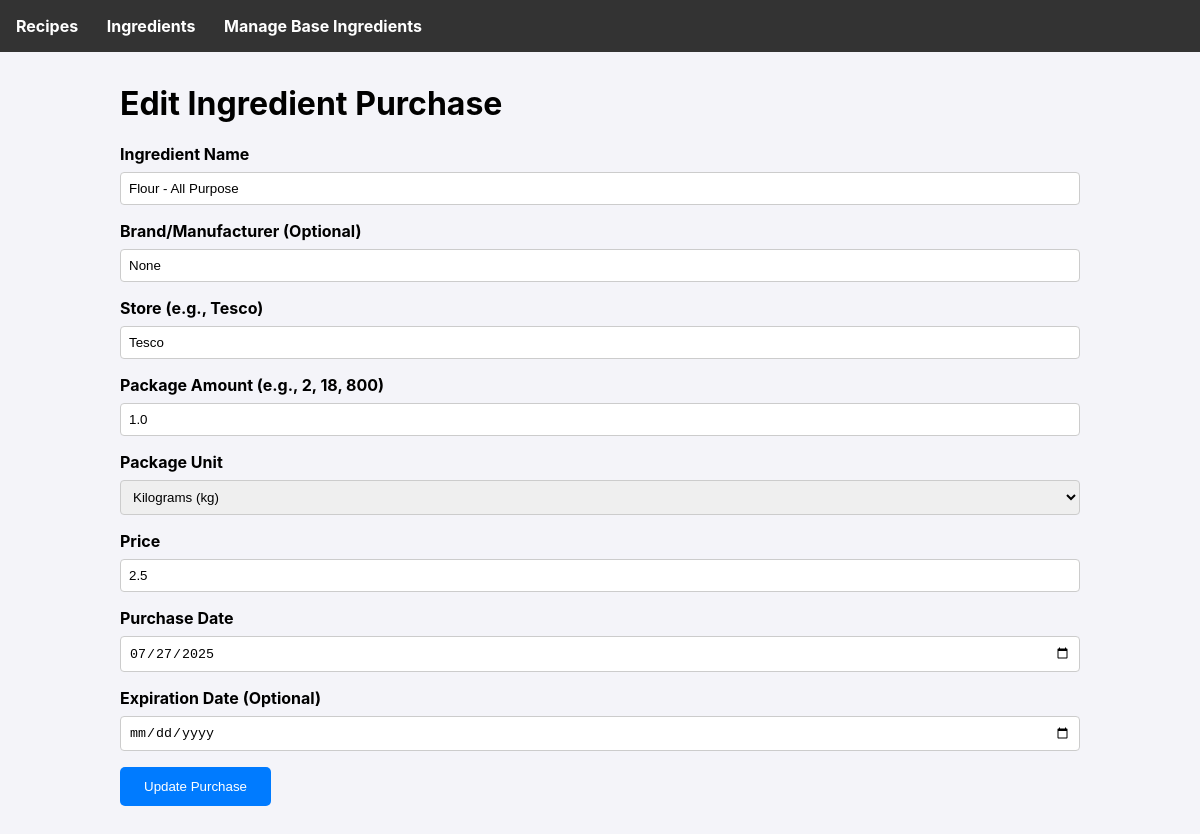
The app's page /ingredient/edit/2, older data.
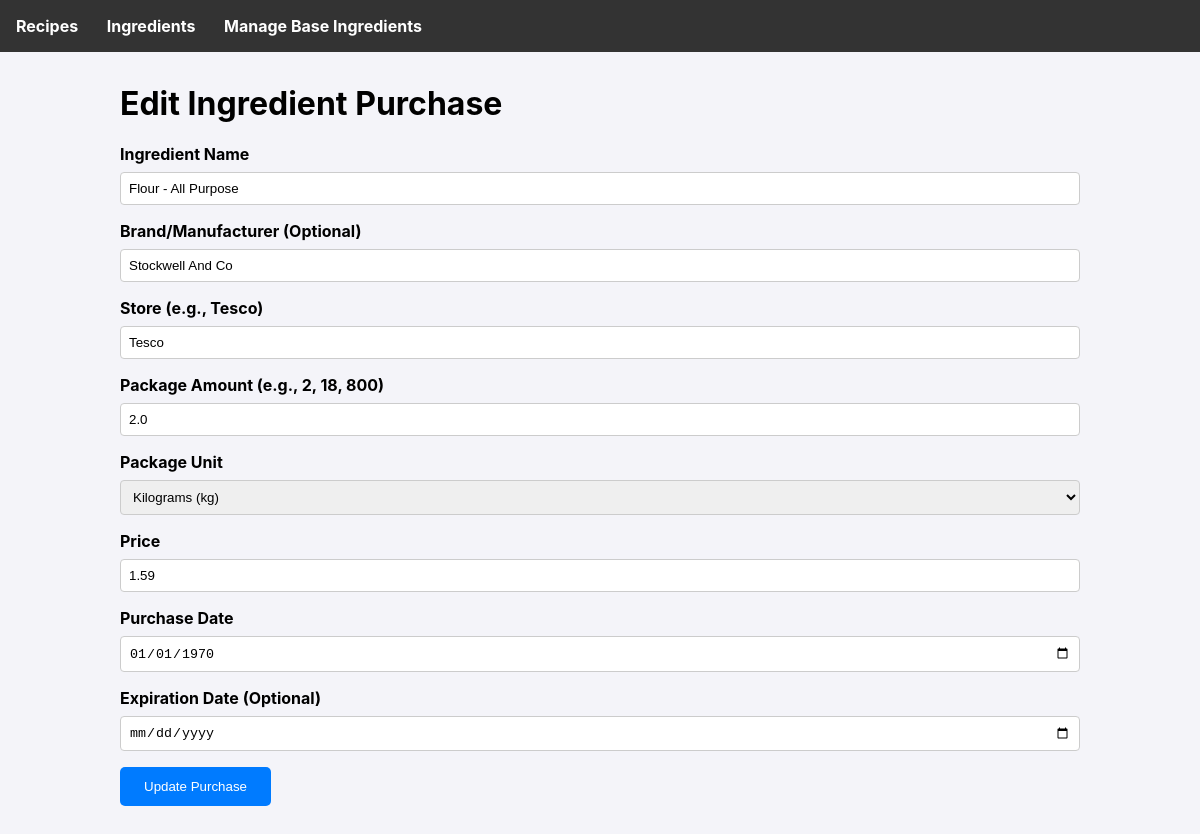
The same page, newer data.
### tables this page shows
CREATE TABLE ingredient_purchases (
        id INTEGER PRIMARY KEY AUTOINCREMENT,
        ingredient_id INTEGER NOT NULL,
        store TEXT,
        package_amount REAL NOT NULL,
        package_unit TEXT NOT NULL,
        price REAL NOT NULL,
        purchase_date TEXT NOT NULL,
        expiry_date TEXT, brand TEXT,
        FOREIGN KEY (ingredient_id) REFERENCES ingredients (id)
    );

### app.py (the view, shortened to what this page needs)
@app.route('/ingredient/edit/<int:purchase_id>', methods=('GET', 'POST'))
def edit_ingredient(purchase_id):
    db = get_db()
    purchase = db.execute('''
        SELECT ip.id, ip.brand, ip.store, ip.package_amount, ip.package_unit, ip.price, ip.purchase_date, ip.expiry_date, i.name
        FROM ingredient_purchases ip
        JOIN ingredients i ON ip.ingredient_id = i.id
        WHERE ip.id = ?
    ''', (purchase_id,)).fetchone()
    if purchase is None:
        flash('Ingredient purchase not found.', 'error')
        return redirect(url_for('list_ingredients'))
    return render_template('ingredient_form.html', purchase=purchase, units=UNITS)

### app.py (called while the page is built)
def get_db():
    if 'db' not in g:
        g.db = sqlite3.connect(DATABASE)
        g.db.row_factory = sqlite3.Row
    return g.db

### templates/ingredient_form.html (shortened to what this page needs)
{% extends 'base.html' %}
{% block content %}
    <h1>{% if purchase %}Edit Ingredient Purchase{% else %}Add New Ingredient Purchase{% endif %}</h1>
    <form method="post">
        <label for="name">Ingredient Name</label>
        {% if purchase %}
            <input type="text" name="name" id="name" value="{{ purchase.name }}" required>
        {% endif %}
        <label for="brand">Brand/Manufacturer (Optional)</label>
        <input type="text" name="brand" id="brand" value="{{ purchase.brand if purchase else '' }}">
        <label for="store">Store (e.g., Tesco)</label>
        <input type="text" name="store" id="store" value="{{ purchase.store if purchase else '' }}" required>
        <label for="package_amount">Package Amount (e.g., 2, 18, 800)</label>
        <input type="number" step="any" name="package_amount" id="package_amount" value="{{ purchase.package_amount if purchase else '' }}" required>
        <label for="package_unit">Package Unit</label>
        <select name="package_unit" id="package_unit" required>
            {% for abbr, full_name, dimension in units %}
                <option value="{{ abbr }}" {% if purchase and purchase.package_unit == abbr %}selected{% endif %}>
                    {{ full_name }}
                </option>
            {% endfor %}
        </select>
        <label for="price">Price</label>
        <input type="number" step="0.01" name="price" id="price" value="{{ purchase.price if purchase else '' }}" required>
        <label for="purchase_date">Purchase Date</label>
        <input type="date" name="purchase_date" id="purchase_date" value="{{ purchase.purchase_date if purchase else today_date }}" required>
        <label for="expiry_date">Expiration Date (Optional)</label>
        <input type="date" name="expiry_date" id="expiry_date" value="{{ purchase.expiry_date if purchase else '' }}">
        <button type="submit">{% if purchase %}Update Purchase{% else %}Save Ingredient Purchase{% endif %}</button>
    </form>
{% endblock %}```

Row changes from the older to the newer data that the page shows:
changed ingredient_purchases "Tesco": brand (not shown) → "Stockwell And Co"; package_amount "1.0" → "2.0"; price "2.5" → "1.59"; purchase_date "07/27/2025" → "01/01/1970"
Text that changed along with them:
form field brand: "None" → (not shown)
